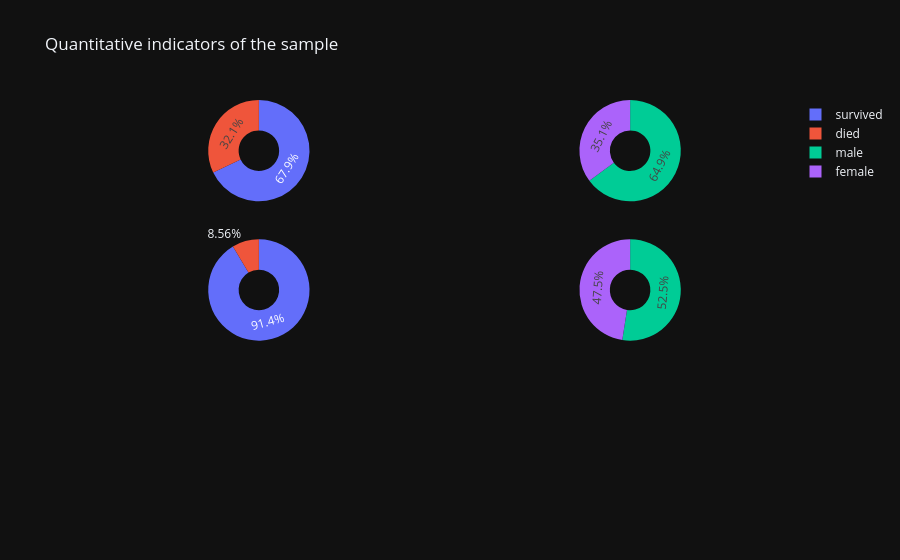

Write notebook code for a chart like this one.
### Markdown cell above
## Quantitative indicators of the sample

### Code cell
fig = make_subplots(
    rows=3, 
    cols=2,
    specs=[
        [
            {"type": "pie"}, 
            {"type": "pie"}
        ],
        [
            {"type": "pie"},
            {"type": "pie"},
        ],
        [
            {"type": "pie"},
            {"type": "pie"},
        ]
    ]
).update_layout(go.Layout(title="Quantitative indicators of the sample"))


fig.add_trace(
    go.Pie(
    values=HFCD_DF["DEATH_EVENT"].value_counts(),  
    labels=["survived", "died"],
    hole=0.4,
    name="HFCD: survival",  
    ),
    col=1,
    row=1,
)

fig.add_trace(
    go.Pie(
    values=HFCD_DF["sex"].value_counts(),  
    labels=["male", "female"],
    hole=0.4,
    name="HFCD: sex"    
    ),
    col=2,
    row=1
)


fig.add_trace(
    go.Pie(
    values=PKIHD_DF["HeartDisease"].value_counts(),  
    labels=["survived", "died"],
    hole=0.4,
    name="PKIHD: survival",  
    ),
    col=1,
    row=2,
)

fig.add_trace(
    go.Pie(
    values=PKIHD_DF["Sex"].value_counts(),  
    labels=["male", "female"],
    hole=0.4,
    name="PKIHD: sex"    
    ),
    col=2,
    row=2
)

fig.show()

### Figure 1 — Plotly figure (JSON) as saved in the notebook; plotly's stock layout.template omitted (floating-point values rounded to 4 significant figures)
{"data": [{"hole": 0.4, "labels": ["survived", "died"], "name": "HFCD: survival", "values": [203, 96], "type": "pie", "domain": {"x": [0.0, 0.45], "y": [0.7333, 1.0]}}, {"hole": 0.4, "labels": ["male", "female"], "name": "HFCD: sex", "values": [194, 105], "type": "pie", "domain": {"x": [0.55, 1.0], "y": [0.7333, 1.0]}}, {"hole": 0.4, "labels": ["survived", "died"], "name": "PKIHD: survival", "values": [292422, 27373], "type": "pie", "domain": {"x": [0.0, 0.45], "y": [0.3667, 0.6333]}}, {"hole": 0.4, "labels": ["male", "female"], "name": "PKIHD: sex", "values": [167805, 151990], "type": "pie", "domain": {"x": [0.55, 1.0], "y": [0.3667, 0.6333]}}], "layout": {"title": {"text": "Quantitative indicators of the sample"}}}
